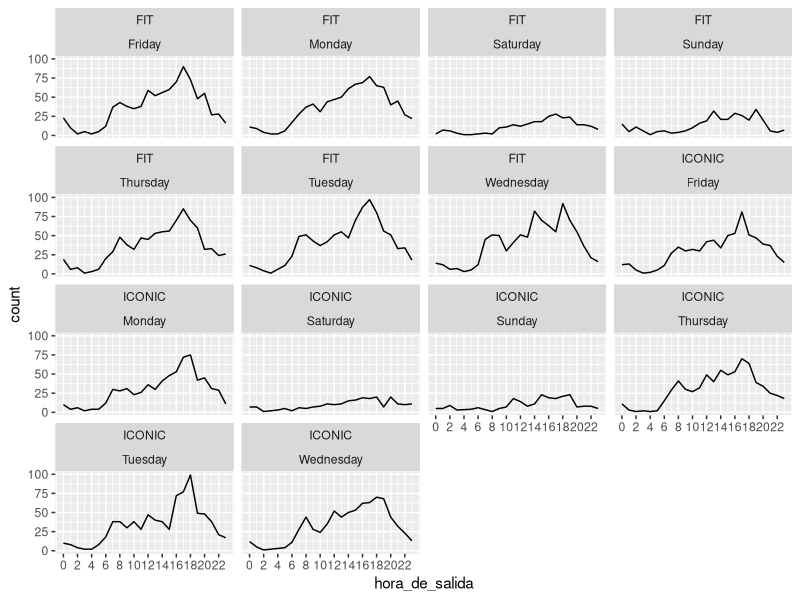
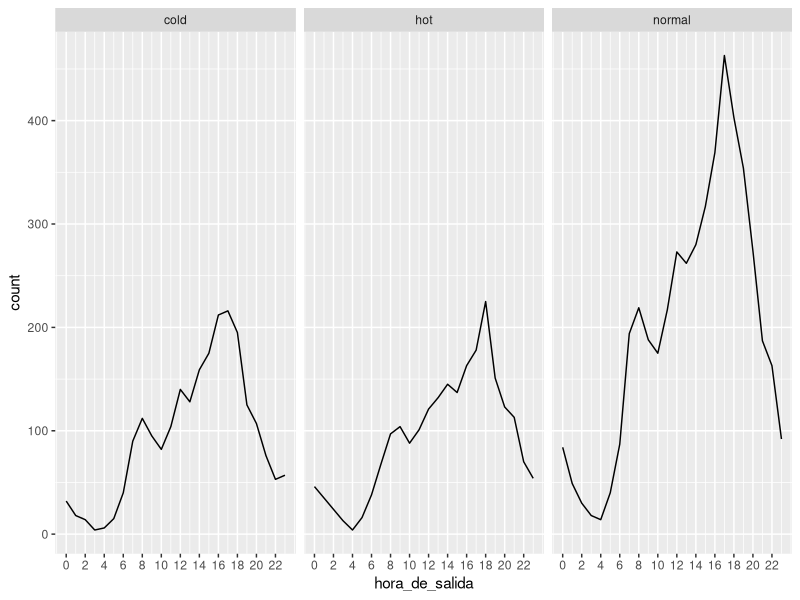
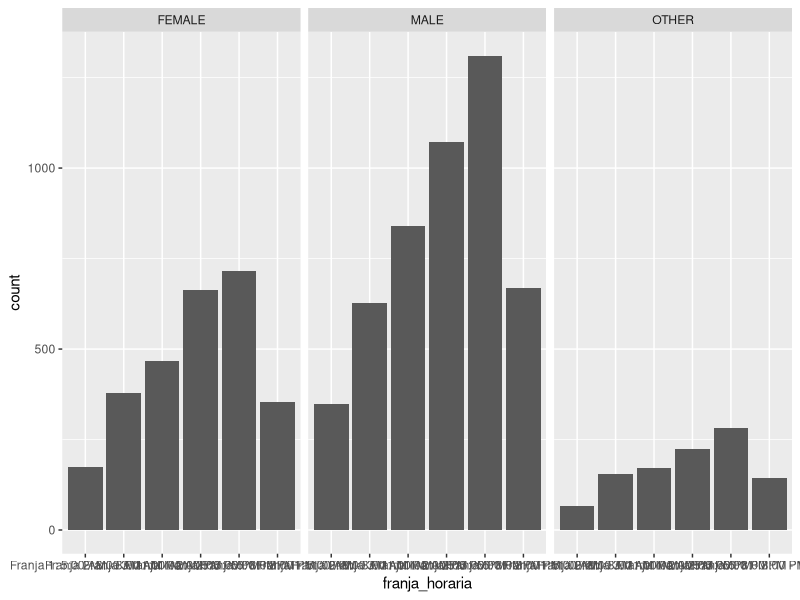

The R source for these figures, in order:
require(tidyverse)

df_bici = read_csv('Data/Bicis_limpio.csv')
View(df_bici)

df_clima = read_csv('Data/Clima_limpio.csv')

#hora de salida por modelo y dia
df_bici %>%
  mutate(hora_de_salida=lubridate::hour(fecha_origen_recorrido)) %>%
  ggplot(mapping = aes(x=hora_de_salida))+
  geom_line(stat="count") +
  scale_x_continuous(breaks = seq(0,23,2)) +
  facet_wrap(modelo_bicicleta ~ (weekdays(fecha_origen_recorrido)))

#hora de salida por temperatura minima y dia
df_bici %>%
  left_join(df_clima) %>%
  mutate(hora_de_salida=lubridate::hour(fecha_origen_recorrido), aprox_temp = ifelse(temp_min < 10, "cold", ifelse(temp_min >= 10 & temp_min <= 18, "normal", "hot"))) %>%
  ggplot(mapping = aes(x=hora_de_salida)) +
  geom_line(stat="count") +
  scale_x_continuous(breaks = seq(0,23,2))+
  facet_wrap(~(aprox_temp))

#cantidad de trafico de bicicletas por genero en cada franja horaria
df_temp1 <- df_bici %>%
  mutate(franja_horaria = case_when(
    between(hour(as.POSIXct(fecha_origen_recorrido)), 5, 7) ~ "Franja 1: 5:00 AM - 8:00 AM",
    between(hour(as.POSIXct(fecha_origen_recorrido)), 8, 10) ~ "Franja 2: 8:00 AM - 11:00 AM",
    between(hour(as.POSIXct(fecha_origen_recorrido)), 11, 13) ~ "Franja 3: 11:00 AM - 2:00 PM",
    between(hour(as.POSIXct(fecha_origen_recorrido)), 14, 16) ~ "Franja 4: 2:00 PM - 5:00 PM",
    between(hour(as.POSIXct(fecha_origen_recorrido)), 17, 19) ~ "Franja 5: 5:00 PM - 8:00 PM",
    between(hour(as.POSIXct(fecha_origen_recorrido)), 20, 22) ~ "Franja 6: 8:00 PM - 11:00 PM",
    TRUE ~ "Otras franjas"
  ))

df_temp1 <- df_temp1 %>%
  filter(franja_horaria != "Otras franjas")

df_temp1 %>%
  ggplot(aes(x=franja_horaria))+
  geom_bar() +
  facet_wrap(~genero)